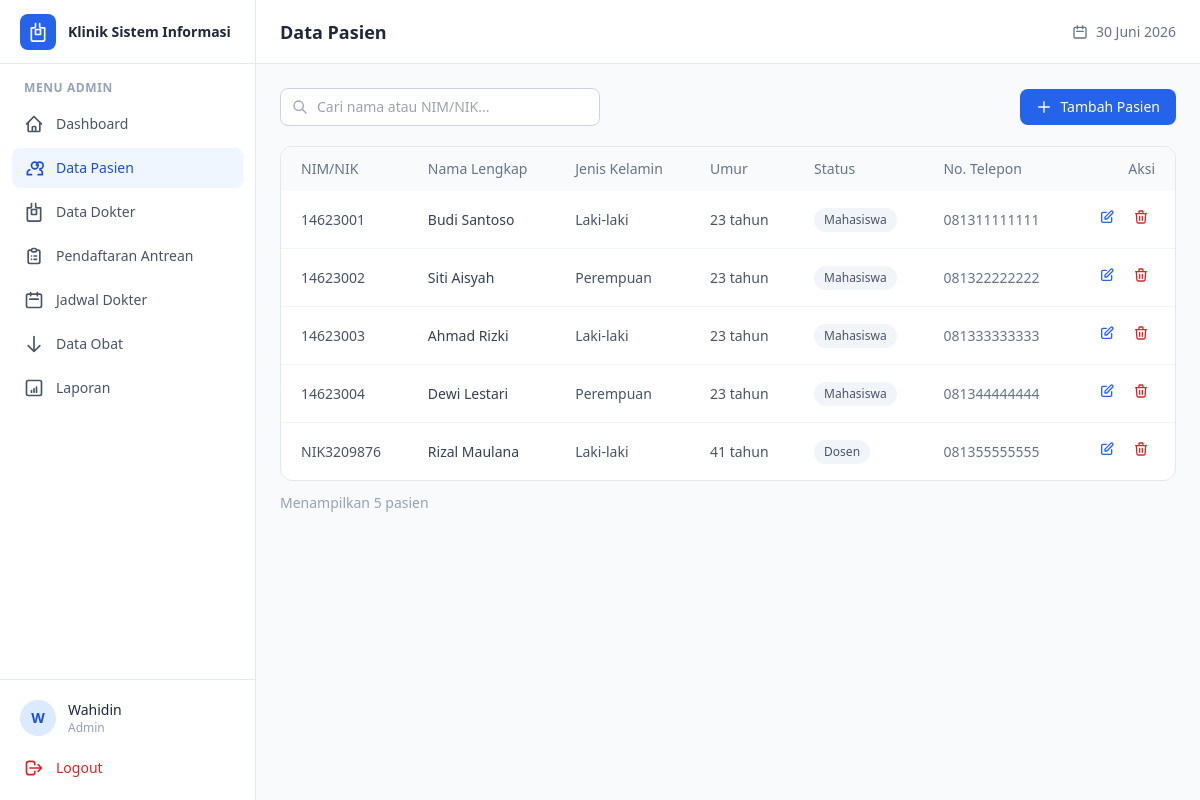
The page /admin/data_pasien/index.php (signed in) on the database its author committed.
### tables this page shows
CREATE TABLE pasien (
    id_pasien        INT AUTO_INCREMENT PRIMARY KEY,
    nim_nik          VARCHAR(30)  NOT NULL UNIQUE,
    nama_lengkap     VARCHAR(100) NOT NULL,
    jenis_kelamin    ENUM('Laki-laki','Perempuan') NOT NULL,
    tanggal_lahir    DATE NULL,
    alamat           TEXT NULL,
    no_telepon       VARCHAR(20)  NULL,
    email            VARCHAR(100) NULL,
    fakultas         VARCHAR(100) NULL,
    status_akademik  ENUM('Mahasiswa','Dosen','Tenaga Kependidikan') DEFAULT 'Mahasiswa',
    created_at       DATETIME DEFAULT CURRENT_TIMESTAMP,
    updated_at       DATETIME DEFAULT CURRENT_TIMESTAMP ON UPDATE CURRENT_TIMESTAMP
);

### includes/functions.php (called while the page is built, shortened)
<?php
function clean($data) {
    return htmlspecialchars(trim($data), ENT_QUOTES, 'UTF-8');
}
function hitungUmur($tanggal_lahir) {
    $lahir = new DateTime($tanggal_lahir);
    $sekarang = new DateTime('today');
    $umur = $lahir->diff($sekarang)->y;
    return $umur . ' tahun';
}

### admin/data_pasien/index.php (the view, shortened to what this page needs)
<?php
require_once __DIR__ . '/../../includes/functions.php';
$cari = trim($_GET['cari'] ?? '');
if ($cari !== '') {
    $stmt = $koneksi->prepare("
        SELECT * FROM pasien
        WHERE nama_lengkap LIKE ? OR nim_nik LIKE ?
        ORDER BY nama_lengkap ASC
    ");
    $keyword = "%$cari%";
    $stmt->execute([$keyword, $keyword]);
} else {
    $stmt = $koneksi->query("SELECT * FROM pasien ORDER BY created_at DESC");
}
$daftar_pasien = $stmt->fetchAll();
require_once __DIR__ . '/../../includes/header.php';
?>
<div class="flex flex-col sm:flex-row sm:items-center sm:justify-between gap-3 mb-5">
    <form method="GET" class="relative w-full sm:max-w-xs">
        <span class="absolute inset-y-0 left-0 flex items-center pl-3 text-slate-400">
            <svg class="h-4 w-4" fill="none" viewBox="0 0 24 24" stroke="currentColor"><path stroke-linecap="round" stroke-linejoin="round" stroke-width="2" d="M21 21l-6-6m2-5a7 7 0 11-14 0 7 7 0 0114 0z" /></svg>
        </span>
        <input
            type="text"
            name="cari"
            value="<?= clean($cari) ?>"
            placeholder="Cari nama atau NIM/NIK..."
            class="w-full pl-9 pr-4 py-2 border border-slate-300 rounded-lg text-sm focus:ring-2 focus:ring-blue-500 focus:border-blue-500 outline-none"
        >
    </form>
    <a href="tambah.php" class="inline-flex items-center justify-center gap-2 bg-blue-600 hover:bg-blue-700 text-white text-sm font-medium px-4 py-2 rounded-lg transition flex-shrink-0">
        <svg class="h-4 w-4" fill="none" viewBox="0 0 24 24" stroke="currentColor"><path stroke-linecap="round" stroke-linejoin="round" stroke-width="2" d="M12 4v16m8-8H4" /></svg>
        Tambah Pasien
    </a>
</div>
<div class="bg-white rounded-xl border border-slate-200 overflow-hidden">
    <div class="overflow-x-auto">
        <table class="w-full text-sm">
            <thead class="bg-slate-50 text-slate-500">
                <tr>
                    <th class="text-left font-medium px-5 py-3">NIM/NIK</th>
                    <th class="text-left font-medium px-5 py-3">Nama Lengkap</th>
                    <th class="text-left font-medium px-5 py-3">Jenis Kelamin</th>
                    <th class="text-left font-medium px-5 py-3">Umur</th>
                    <th class="text-left font-medium px-5 py-3">Status</th>
                    <th class="text-left font-medium px-5 py-3">No. Telepon</th>
                    <th class="text-right font-medium px-5 py-3">Aksi</th>
                </tr>
            </thead>
            <tbody class="divide-y divide-slate-100">
                <?php if (empty($daftar_pasien)): ?>
                    <tr>
                        <td colspan="7" class="text-center text-slate-400 py-8">
                            <?= $cari !== '' ? 'Tidak ada pasien yang cocok dengan pencarian "' . clean($cari) . '"' : 'Belum ada data pasien' ?>
                        </td>
                    </tr>
                <?php else: ?>
                    <?php foreach ($daftar_pasien as $pasien): ?>
                        <tr class="hover:bg-slate-50">
                            <td class="px-5 py-3 text-slate-600"><?= clean($pasien['nim_nik']) ?></td>
                            <td class="px-5 py-3 font-medium text-slate-700"><?= clean($pasien['nama_lengkap']) ?></td>
                            <td class="px-5 py-3 text-slate-600"><?= clean($pasien['jenis_kelamin']) ?></td>
                            <td class="px-5 py-3 text-slate-600"><?= hitungUmur($pasien['tanggal_lahir']) ?></td>
                            <td class="px-5 py-3">
                                <span class="inline-block px-2.5 py-1 rounded-full text-xs font-medium bg-slate-100 text-slate-600">
                                    <?= clean($pasien['status_akademik']) ?>
                                </span>
                            </td>
                            <td class="px-5 py-3 text-slate-500"><?= clean($pasien['no_telepon'] ?? '-') ?></td>
                            <td class="px-5 py-3 text-right">
                                <div class="inline-flex items-center gap-1.5">
                                    <a href="edit.php?id=<?= $pasien['id_pasien'] ?>" title="Edit"
                                       class="p-1.5 rounded-lg hover:bg-blue-50 text-blue-600 transition">
                                        <svg class="h-4 w-4" fill="none" viewBox="0 0 24 24" stroke="currentColor"><path stroke-linecap="round" stroke-linejoin="round" stroke-width="2" d="M11 5H6a2 2 0 00-2 2v11a2 2 0 002 2h11a2 2 0 002-2v-5m-1.414-9.414a2 2 0 112.828 2.828L11.828 15H9v-2.828l8.586-8.586z" /></svg>
                                    </a>
                                    <form action="hapus.php" method="POST" class="inline" onsubmit="return konfirmasiHapus('Hapus data pasien <?= clean($pasien['nama_lengkap']) ?>? Tindakan ini tidak dapat dibatalkan.');">
                                        <button type="submit" title="Hapus" class="p-1.5 rounded-lg hover:bg-red-50 text-red-600 transition">
                                            <svg class="h-4 w-4" fill="none" viewBox="0 0 24 24" stroke="currentColor"><path stroke-linecap="round" stroke-linejoin="round" stroke-width="2" d="M19 7l-.867 12.142A2 2 0 0116.138 21H7.862a2 2 0 01-1.995-1.858L5 7m5 4v6m4-6v6m1-10V4a1 1 0 00-1-1h-4a1 1 0 00-1 1v3M4 7h16" /></svg>
                                        </button>
                                    </form>
                                </div>
                            </td>
                        </tr>
                    <?php endforeach; ?>
                <?php endif; ?>
            </tbody>
        </table>
    </div>
</div>
<p class="text-sm text-slate-400 mt-3">Menampilkan <?= count($daftar_pasien) ?> pasien</p>
<?php require_once __DIR__ . '/../../includes/footer.php'; ?>

### rows shown on the page
pasien: nim_nik "14623001", nama_lengkap "Budi Santoso", jenis_kelamin "Laki-laki", tanggal_lahir "23 tahun", status_akademik "Mahasiswa", no_telepon "081311111111"
pasien: nim_nik "14623002", nama_lengkap "Siti Aisyah", jenis_kelamin "Perempuan", tanggal_lahir "23 tahun", status_akademik "Mahasiswa", no_telepon "081322222222"
pasien: nim_nik "14623003", nama_lengkap "Ahmad Rizki", jenis_kelamin "Laki-laki", tanggal_lahir "23 tahun", status_akademik "Mahasiswa", no_telepon "081333333333"
pasien: nim_nik "14623004", nama_lengkap "Dewi Lestari", jenis_kelamin "Perempuan", tanggal_lahir "23 tahun", status_akademik "Mahasiswa", no_telepon "081344444444"
pasien: nim_nik "NIK3209876", nama_lengkap "Rizal Maulana", jenis_kelamin "Laki-laki", tanggal_lahir "41 tahun", status_akademik "Dosen", no_telepon "081355555555"

### other values the page prints
substr($nama_user, 0, 1) "W"
$nama_user "Wahidin"
$role "Admin"
$judul_halaman "Data Pasien"
count($daftar_pasien) "5"
